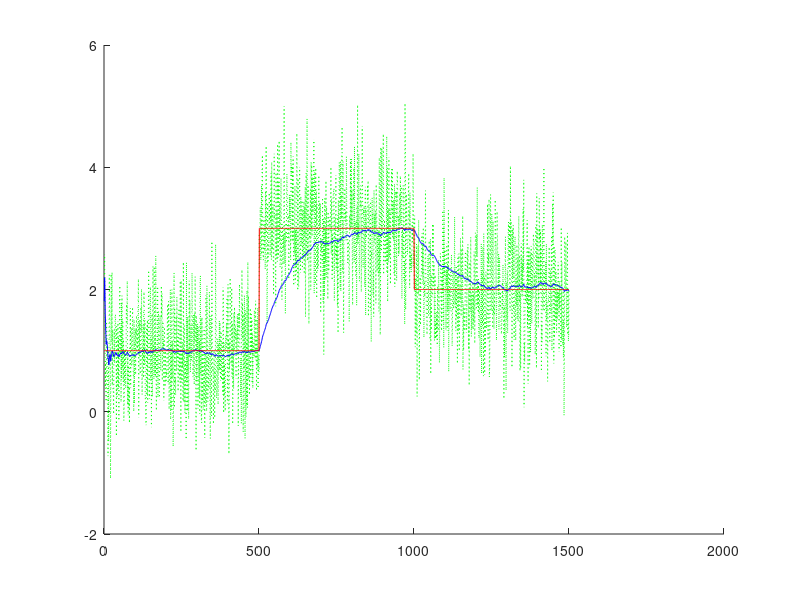

The MATLAB script that drew this image:
%% Procedure Kalman(N)
clear all;
close all;

% Nombre de points
N = 3 * 500;

% Declaration de variables
P(1:N, 1:N) = 0.0;      %
X(1:N, 1:N) = 0.0;      % Estimation des mesures
K(1:N)      = 0.0;      % Gain

% Definition de la fonction à estimer, et de son bruit
C   = 1;      % Constante a estimer
s   = 0.7;      % Ecart type du bruit

% Fonction à estimer
W(1:N)          = C;
W(N/3+1: 2*N/3) = 3;
W(2*N/3+1: N)   = 2;

% Génération des mesures bruitées
Z   = W + s * randn(1,N);

% Définition des paramètres
Q   = 1e-4;
R   = 1;

% Initialisation de l'algorithme
A       = C * ones(1, N);
P(1, 1) = 1 + Q;
X(1, 1) = C + s * randn();

% Execution de l'algorithme
t = 1;
while t < N
    X(t+1, t)   = X(t, t);
    P(t+1, t)   = P(t, t) + Q;
    t = t + 1;
    K(t)        = P(t, t-1) / (R + P(t,t-1));
    X(t, t)     = X(t, t-1) + K(t) * (Z(t) - X(t, t-1));
    P(t, t)     = P(t, t-1) - K(t) * P(t, t-1);
end

% Selection des données à afficher
Y(1:N-2)    = 0;
for i=1:N
    Y(i) = X(i, i);
end

% Affichage des résultats
figure(1);
clf;
hold on;

% Affichage des mesures
plot(1:N, Z, 'g:');

% Affichage de l'estimateur
plot(1:N, Y, 'b');

% Affichage de la consigne = fonction a estimer
plot(1:N, W, 'r');




